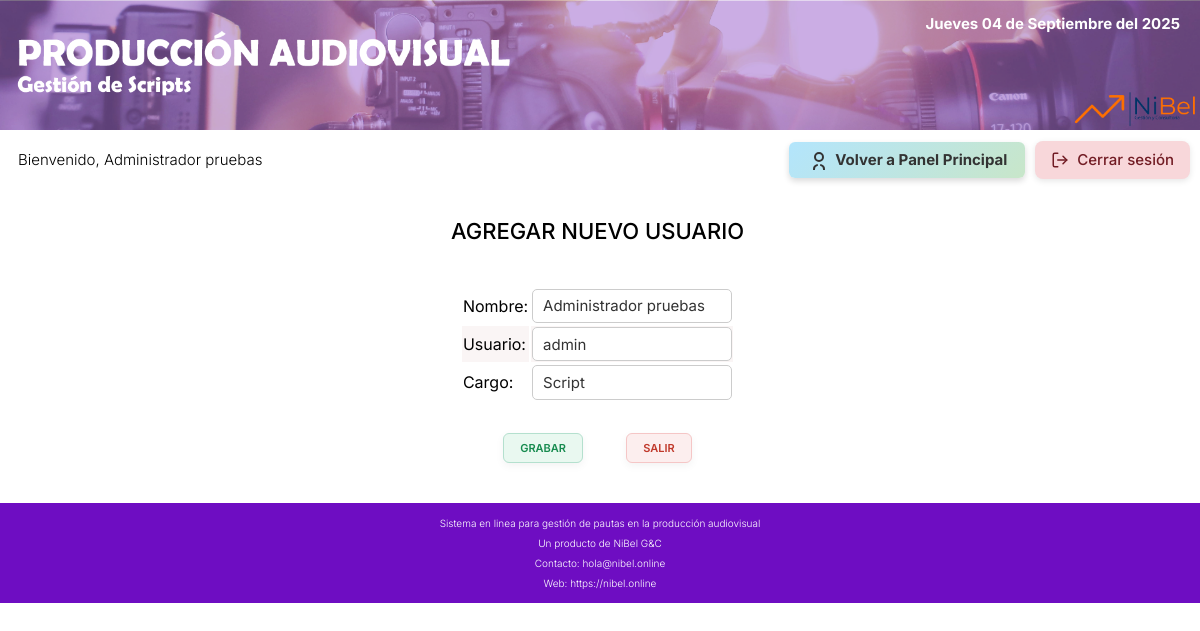
The app's page /edituser?id_user=1 (signed in) with its own data.
### tables this page shows
CREATE TABLE `user` (
  `id_user` int(10) NOT NULL,
  `nombre` varchar(50) NOT NULL,
  `usuario` varchar(20) NOT NULL,
  `pass` char(60) NOT NULL,
  `estado` varchar(1) NOT NULL,
  `cargo` varchar(60) NOT NULL
);

### paginas/templates/user.php (called while the page is built, shortened)
<?php
  $usr = $_SESSION['user'];
  $sesion = SESIONES::listarSesionesPorIdentificacorUsuario($identificador, $usr);
  $qryUser = "SELECT * FROM user WHERE id_user = '$usr'";
  $result = $db->query($qryUser);
  $user = $result->fetch_assoc();
  $name = $user['nombre'];
  ?>

### paginas/clases/cls.php (called while the page is built, shortened)
<?php
class USERS extends Master
{
    public static function listarUserId($id_user)
    {
        $qry = "SELECT * FROM user WHERE id_user = '$id_user' AND estado = 'A'";
        $result = self::consultarSQL($qry);
        return array_shift($result);
    }
    public static function consultarSQL($qry)
    {
        $result = self::$db->query($qry);
        $array = [];
        while ($registro = $result->fetch_assoc()) {
            $array[] = self::crearObjeto($registro);
        }
        return $array;
    }
    protected static function crearObjeto($registro)
    {
        $objeto = new self;
        foreach ($registro as $key => $value) {
            if (property_exists($objeto, $key)) {
                $objeto->$key = $value;
            }
        }
        return $objeto;
    }
}
class SESIONES extends Master
{
    public static function listarSesionesPorIdentificacorUsuario($identificador, $usuario)
    {
        $qry = "SELECT * FROM sesiones
        WHERE identificador = '$identificador'
        AND id_user = '$usuario'";
        $result = self::consultarSQL($qry);
        return array_shift($result);
    }
    public static function consultarSQL($qry)
    {
        $result = self::$db->query($qry);
        $array = [];
        while ($registro = $result->fetch_assoc()) {
            $array[] = self::crearObjeto($registro);
        }
        return $array;
    }
    protected static function crearObjeto($registro)
    {
        $objeto = new self;
        foreach ($registro as $key => $value) {
            if (property_exists($objeto, $key)) {
                $objeto->$key = $value;
            }
        }
        return $objeto;
    }
}

### paginas/editUser.php (the view, shortened to what this page needs)
<?php
require __DIR__ . '/includes/funciones.php';
require __DIR__ . '/clases/cls.php';
$identificador = '1';
$db = conectarDB();
include 'templates/user.php';
$id_user = $_GET['id_user'];
$usuarioEdit = USERS::listarUserId($id_user);
?>
<!DOCTYPE html>
<html lang="en">
<head>
    <?php include 'templates/cssindex.php' ?>
</head>
<body>
    <?php
    include 'templates/headerprincipal.php';
    ?>
    <div class="saludo">
        <?php include 'templates/saludogestuser.php'; ?>
    </div>
    <main class="principal">
        <div class="contenido">
            <div class="contenedor panel">
                <h3>Agregar nuevo Usuario</h3>
                <div class="diseño_form formulario">
                    <form method="POST">
                        <table>
                            <tr>
                                <td>Nombre:</td>
                                <td>
                                    <div class="input">
                                        <input type="text" class="field" id="nombre" name="nombre" value="<?php echo $usuarioEdit->nombre; ?>">
                                    </div>
                                </td>
                            </tr>
                            <tr>
                                <td>Usuario:</td>
                                <td>
                                    <div class="input">
                                        <input type="text" class="field" id="usuario" name="usuario" value="<?php echo $usuarioEdit->usuario; ?>">
                                    </div>
                                </td>
                            </tr>
                            <tr>
                                <td>Cargo:</td>
                                <td>
                                    <div class="input">
                                        <input type="text" class="field" id="cargo" name="cargo" value="<?php echo $usuarioEdit->cargo; ?>">
                                    </div>
                                </td>
                            </tr>
                        </table>
                        <div class="cont-boton">
                            <input class="boton-grabar" type="submit" value="Grabar">
                    </form>
                    <a class="boton-salir" href="usuarios">Salir</a>
                </div>
            </div>
        </div>
    </main>
    <?php
    include 'templates/footer.php';
    ?>
</body>
</html>

### paginas/templates/saludogestuser.php
<?php
$sesionGestUser = SESIONES::listarSesionesPorIdentificacorUsuario('1', $id_user);
?>
<div class="object-center margin-left margin-right">
    <div>
        <table>
            <tr>
                <td>
                    <p>Bienvenido, <span><?php echo $name; ?></span></p>
                </td>
            </tr>
        </table>
    </div>
    <div class="object-right menu-lat">
        <?php if ($sesionGestUser->estado_sesion == '1') { ?>
        <a href="panelprincipal" class="btn-gestion margin-right">
            <svg xmlns="http://www.w3.org/2000/svg" width="20" height="20" fill="none" stroke="currentColor" stroke-width="2" stroke-linecap="round" stroke-linejoin="round">
                <path d="M17 21v-2a4 4 0 0 0-3-3.87"></path>
                <path d="M7 21v-2a4 4 0 0 1 3-3.87"></path>
                <circle cx="12" cy="7" r="4"></circle>
            </svg>
            Volver a Panel Principal
        </a>
        <?php } ?>
        <a href="cerrar-sesion">
            <button class="btn-logout">
                <svg viewBox="0 0 24 24" fill="none" stroke="currentColor" stroke-width="2"
                    stroke-linecap="round" stroke-linejoin="round">
                    <path d="M9 21H5a2 2 0 0 1-2-2V5a2 2 0 0 1 2-2h4" />
                    <polyline points="16 17 21 12 16 7" />
                    <line x1="21" y1="12" x2="9" y2="12" />
                </svg>
                Cerrar sesión
            </button>
        </a>
    </div>
</div>

### paginas/build/css/app.css (style rules this page uses)
html { box-sizing:border-box;font-size:62.5% }
*,:after,:before { box-sizing:inherit }
body { font-family:Inter,sans-serif;font-size:1.6rem }
p { font-size:1.8rem }
li,p,ul { color:#000;font-weight:300 }
.contenedor { margin:0 auto;max-width:1200px;width:95% }
.contenedor a { text-decoration:none!important }
a { text-decoration:none }
h1,h2,h3 { color:#000;font-family:Inter,sans-serif;font-weight:500;text-transform:uppercase }
h3 { font-size:1.9rem;font-weight:500 }
@media (min-width:870px) { h3 { font-size:2.2rem } }
p { font-size:1.2rem }
@media (min-width:870px) { p { font-size:1.5rem } }
.cont-boton { display:flex;justify-content:space-evenly;margin-top:3rem }
.boton-grabar { background-color:#e9f8f0;border:1px solid #b4e0ce;border-radius:.6rem;box-shadow:0 3px 8px rgba(0,0,0,.05);color:#178b4f;cursor:pointer;display:inline-block;font-family:Inter,sans-serif;font-size:1.1rem;font-weight:600;padding:.8rem 1.6rem;text-transform:uppercase;transition:all .25s ease;white-space:nowrap;width:auto }
.boton-salir { background-color:#fceeee;border:1px solid #f5c6c6;border-radius:.6rem;box-shadow:0 3px 8px rgba(0,0,0,.05);color:#c0392b;cursor:pointer;display:inline-block;font-family:Inter,sans-serif;font-size:1.1rem;font-weight:600;padding:.8rem 1.6rem;text-transform:uppercase;transition:all .25s ease;white-space:nowrap;width:auto }
.btn-logout { align-items:center;background-color:#f8d7da;border:none;border-radius:8px;box-shadow:0 2px 6px rgba(0,0,0,.1);color:#721c24;cursor:pointer;display:inline-flex;font-size:15px;font-weight:500;gap:8px;padding:10px 16px;transition:all .3s ease }
.btn-logout svg { height:18px;width:18px }
.btn-gestion { align-items:center;background:linear-gradient(135deg,#b3e5fc,#c8e6c9);border-radius:.6rem;box-shadow:0 3px 6px rgba(0,0,0,.15);color:#333;display:inline-flex;font-size:15px;font-weight:700;gap:8px;padding:8px 18px;text-decoration:none;transition:all .25s ease-in-out }
.btn-gestion svg { stroke:#333 }
.principal { margin:1rem 1.5rem 2rem 1rem }
.diseño_form tr:nth-child(odd) { background-color:#fff }
.diseño_form tr:nth-child(2n) { background-color:#faf5f5 }
html { -webkit-text-size-adjust:100%;line-height:1.15 }
body { margin:0 }
main { display:block }
a { background-color:transparent }
button,input,optgroup,select,textarea { font-family:inherit;font-size:100%;line-height:1.15;margin:0 }
button,input { overflow:visible }
button,select { text-transform:none }
[type=button],[type=reset],[type=submit],button { -webkit-appearance:button }
.margin-left { margin-left:1.5rem }
.margin-right { margin-right:1rem }
.object-center { justify-content:space-between }
.object-center,.object-center-evenly { align-items:center;display:flex;flex-direction:row }
.object-right { align-items:center;display:flex;flex-direction:row;justify-content:flex-end }
.formulario { justify-content:center;margin:2rem auto }
.formulario .field { background-color:#fff;border:1px solid #ccc;border-radius:.5rem;color:#333;font-size:1.5rem;outline:none;padding:.75rem 1rem;transition:border-color .3s,box-shadow .3s;width:20rem }
.formulario .field::placeholder { color:#aaa;opacity:1 }
.contenido { display:flex;justify-content:space-between }
.panel { align-items:center;display:flex;flex-direction:column;position:relative }
.panel h3 { text-align:center;text-transform:uppercase }

### records on screen
user: nombre "Administrador pruebas", usuario "admin", cargo "Script"
